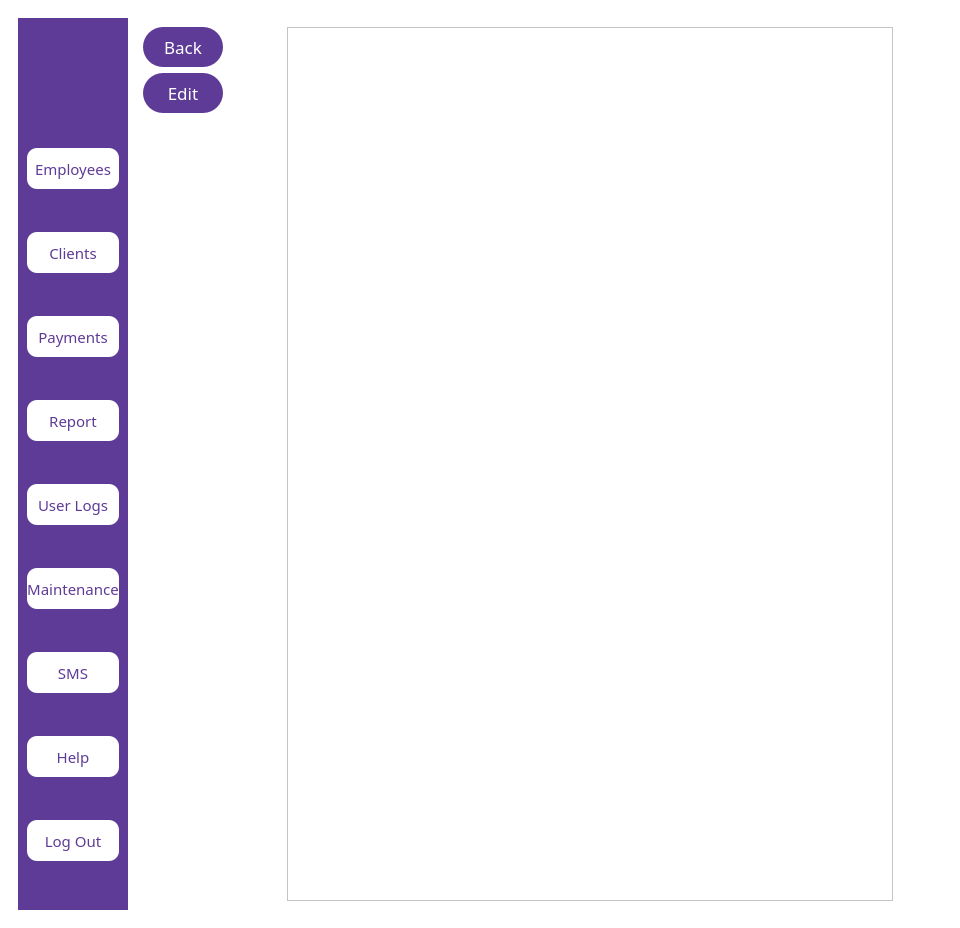
<?xml version="1.0" encoding="UTF-8"?>
<ui version="4.0">
 <class>MainWindow</class>
 <widget class="QMainWindow" name="MainWindow">
  <property name="geometry">
   <rect>
    <x>0</x>
    <y>0</y>
    <width>960</width>
    <height>928</height>
   </rect>
  </property>
  <property name="windowTitle">
   <string>MainWindow</string>
  </property>
  <property name="styleSheet">
   <string notr="true">QMainWindow
{
background:white;
}</string>
  </property>
  <widget class="QWidget" name="centralwidget">
   <property name="styleSheet">
    <string notr="true">QWidget
{
background: white;
}</string>
   </property>
   <layout class="QVBoxLayout" name="verticalLayout">
    <item>
     <widget class="QWidget" name="widget" native="true">
      <layout class="QHBoxLayout" name="horizontalLayout">
       <item>
        <widget class="QWidget" name="widget_2" native="true">
         <property name="sizePolicy">
          <sizepolicy hsizetype="Fixed" vsizetype="Expanding">
           <horstretch>0</horstretch>
           <verstretch>0</verstretch>
          </sizepolicy>
         </property>
         <property name="styleSheet">
          <string notr="true">QWidget
{
background-color:#5e3b96;
}</string>
         </property>
         <layout class="QVBoxLayout" name="verticalLayout_2">
          <item>
           <widget class="QLabel" name="label">
            <property name="sizePolicy">
             <sizepolicy hsizetype="Fixed" vsizetype="Fixed">
              <horstretch>0</horstretch>
              <verstretch>0</verstretch>
             </sizepolicy>
            </property>
            <property name="maximumSize">
             <size>
              <width>121</width>
              <height>41</height>
             </size>
            </property>
            <property name="text">
             <string/>
            </property>
            <property name="pixmap">
             <pixmap>../../softeng-main/logos/logog.jpg</pixmap>
            </property>
            <property name="scaledContents">
             <bool>true</bool>
            </property>
           </widget>
          </item>
          <item>
           <widget class="QPushButton" name="employees">
            <property name="sizePolicy">
             <sizepolicy hsizetype="Fixed" vsizetype="Fixed">
              <horstretch>0</horstretch>
              <verstretch>0</verstretch>
             </sizepolicy>
            </property>
            <property name="maximumSize">
             <size>
              <width>121</width>
              <height>41</height>
             </size>
            </property>
            <property name="font">
             <font>
              <family>Arial Black</family>
              <pointsize>11</pointsize>
             </font>
            </property>
            <property name="styleSheet">
             <string notr="true">QPushButton
{
background-color:white ;
color:#5e3b96;
 border-radius:10px;
}</string>
            </property>
            <property name="text">
             <string>Employees</string>
            </property>
           </widget>
          </item>
          <item>
           <widget class="QPushButton" name="clients">
            <property name="sizePolicy">
             <sizepolicy hsizetype="Fixed" vsizetype="Fixed">
              <horstretch>0</horstretch>
              <verstretch>0</verstretch>
             </sizepolicy>
            </property>
            <property name="maximumSize">
             <size>
              <width>121</width>
              <height>41</height>
             </size>
            </property>
            <property name="font">
             <font>
              <family>Arial Black</family>
              <pointsize>11</pointsize>
             </font>
            </property>
            <property name="styleSheet">
             <string notr="true">QPushButton
{
background-color:white ;
color:#5e3b96;
 border-radius:10px;
}</string>
            </property>
            <property name="text">
             <string>Clients</string>
            </property>
           </widget>
          </item>
          <item>
           <widget class="QPushButton" name="payments">
            <property name="sizePolicy">
             <sizepolicy hsizetype="Fixed" vsizetype="Fixed">
              <horstretch>0</horstretch>
              <verstretch>0</verstretch>
             </sizepolicy>
            </property>
            <property name="maximumSize">
             <size>
              <width>121</width>
              <height>41</height>
             </size>
            </property>
            <property name="font">
             <font>
              <family>Arial Black</family>
              <pointsize>11</pointsize>
             </font>
            </property>
            <property name="styleSheet">
             <string notr="true">QPushButton
{
background-color:white ;
color:#5e3b96;
 border-radius:10px;
}</string>
            </property>
            <property name="text">
             <string>Payments</string>
            </property>
           </widget>
          </item>
          <item>
           <widget class="QPushButton" name="report">
            <property name="sizePolicy">
             <sizepolicy hsizetype="Fixed" vsizetype="Fixed">
              <horstretch>0</horstretch>
              <verstretch>0</verstretch>
             </sizepolicy>
            </property>
            <property name="maximumSize">
             <size>
              <width>121</width>
              <height>41</height>
             </size>
            </property>
            <property name="font">
             <font>
              <family>Arial Black</family>
              <pointsize>11</pointsize>
             </font>
            </property>
            <property name="styleSheet">
             <string notr="true">QPushButton
{
background-color:white ;
color:#5e3b96;
 border-radius:10px;
}</string>
            </property>
            <property name="text">
             <string>Report</string>
            </property>
           </widget>
          </item>
          <item>
           <widget class="QPushButton" name="userlogs">
            <property name="sizePolicy">
             <sizepolicy hsizetype="Fixed" vsizetype="Fixed">
              <horstretch>0</horstretch>
              <verstretch>0</verstretch>
             </sizepolicy>
            </property>
            <property name="maximumSize">
             <size>
              <width>121</width>
              <height>41</height>
             </size>
            </property>
            <property name="font">
             <font>
              <family>Arial Black</family>
              <pointsize>11</pointsize>
             </font>
            </property>
            <property name="styleSheet">
             <string notr="true">QPushButton
{
background-color:white ;
color:#5e3b96;
 border-radius:10px;
}</string>
            </property>
            <property name="text">
             <string>User Logs</string>
            </property>
           </widget>
          </item>
          <item>
           <widget class="QPushButton" name="maintenance">
            <property name="sizePolicy">
             <sizepolicy hsizetype="Fixed" vsizetype="Fixed">
              <horstretch>0</horstretch>
              <verstretch>0</verstretch>
             </sizepolicy>
            </property>
            <property name="maximumSize">
             <size>
              <width>121</width>
              <height>41</height>
             </size>
            </property>
            <property name="font">
             <font>
              <family>Arial Black</family>
              <pointsize>11</pointsize>
             </font>
            </property>
            <property name="styleSheet">
             <string notr="true">QPushButton
{
background-color:white ;
color:#5e3b96;
 border-radius:10px;
}</string>
            </property>
            <property name="text">
             <string>Maintenance</string>
            </property>
           </widget>
          </item>
          <item>
           <widget class="QPushButton" name="sms">
            <property name="sizePolicy">
             <sizepolicy hsizetype="Fixed" vsizetype="Fixed">
              <horstretch>0</horstretch>
              <verstretch>0</verstretch>
             </sizepolicy>
            </property>
            <property name="maximumSize">
             <size>
              <width>121</width>
              <height>41</height>
             </size>
            </property>
            <property name="font">
             <font>
              <family>Arial Black</family>
              <pointsize>11</pointsize>
             </font>
            </property>
            <property name="styleSheet">
             <string notr="true">QPushButton
{
background-color:white ;
color:#5e3b96;
 border-radius:10px;
}</string>
            </property>
            <property name="text">
             <string>SMS</string>
            </property>
           </widget>
          </item>
          <item>
           <widget class="QPushButton" name="help">
            <property name="sizePolicy">
             <sizepolicy hsizetype="Fixed" vsizetype="Fixed">
              <horstretch>0</horstretch>
              <verstretch>0</verstretch>
             </sizepolicy>
            </property>
            <property name="maximumSize">
             <size>
              <width>121</width>
              <height>41</height>
             </size>
            </property>
            <property name="font">
             <font>
              <family>Arial Black</family>
              <pointsize>11</pointsize>
             </font>
            </property>
            <property name="styleSheet">
             <string notr="true">QPushButton
{
background-color:white ;
color:#5e3b96;
 border-radius:10px;
}</string>
            </property>
            <property name="text">
             <string>Help</string>
            </property>
           </widget>
          </item>
          <item>
           <widget class="QPushButton" name="logout">
            <property name="sizePolicy">
             <sizepolicy hsizetype="Fixed" vsizetype="Fixed">
              <horstretch>0</horstretch>
              <verstretch>0</verstretch>
             </sizepolicy>
            </property>
            <property name="maximumSize">
             <size>
              <width>121</width>
              <height>41</height>
             </size>
            </property>
            <property name="font">
             <font>
              <family>Arial Black</family>
              <pointsize>11</pointsize>
             </font>
            </property>
            <property name="styleSheet">
             <string notr="true">QPushButton
{
background-color:white ;
color:#5e3b96;
 border-radius:10px;
}</string>
            </property>
            <property name="text">
             <string>Log Out</string>
            </property>
           </widget>
          </item>
         </layout>
        </widget>
       </item>
       <item>
        <widget class="QWidget" name="widget_4" native="true">
         <property name="sizePolicy">
          <sizepolicy hsizetype="Fixed" vsizetype="Preferred">
           <horstretch>0</horstretch>
           <verstretch>0</verstretch>
          </sizepolicy>
         </property>
         <property name="maximumSize">
          <size>
           <width>130</width>
           <height>16777215</height>
          </size>
         </property>
         <layout class="QVBoxLayout" name="verticalLayout_3">
          <item>
           <widget class="QPushButton" name="back">
            <property name="sizePolicy">
             <sizepolicy hsizetype="Preferred" vsizetype="Minimum">
              <horstretch>0</horstretch>
              <verstretch>0</verstretch>
             </sizepolicy>
            </property>
            <property name="minimumSize">
             <size>
              <width>80</width>
              <height>40</height>
             </size>
            </property>
            <property name="font">
             <font>
              <family>Arial Black</family>
              <pointsize>13</pointsize>
              <bold>false</bold>
             </font>
            </property>
            <property name="styleSheet">
             <string notr="true">QPushButton
{
background-color: #5e3b96;
color:white;
 border-radius:20px;
}</string>
            </property>
            <property name="text">
             <string>Back</string>
            </property>
           </widget>
          </item>
          <item>
           <widget class="QPushButton" name="edit">
            <property name="sizePolicy">
             <sizepolicy hsizetype="Preferred" vsizetype="Minimum">
              <horstretch>0</horstretch>
              <verstretch>0</verstretch>
             </sizepolicy>
            </property>
            <property name="minimumSize">
             <size>
              <width>80</width>
              <height>40</height>
             </size>
            </property>
            <property name="font">
             <font>
              <family>Arial Black</family>
              <pointsize>13</pointsize>
              <bold>false</bold>
             </font>
            </property>
            <property name="styleSheet">
             <string notr="true">QPushButton
{
background-color: #5e3b96;
color:white;
 border-radius:20px;
}</string>
            </property>
            <property name="text">
             <string>Edit</string>
            </property>
           </widget>
          </item>
          <item>
           <spacer name="verticalSpacer">
            <property name="orientation">
             <enum>Qt::Orientation::Vertical</enum>
            </property>
            <property name="sizeType">
             <enum>QSizePolicy::Policy::Expanding</enum>
            </property>
            <property name="sizeHint" stdset="0">
             <size>
              <width>20</width>
              <height>730</height>
             </size>
            </property>
           </spacer>
          </item>
         </layout>
        </widget>
       </item>
       <item>
        <spacer name="horizontalSpacer">
         <property name="orientation">
          <enum>Qt::Orientation::Horizontal</enum>
         </property>
         <property name="sizeType">
          <enum>QSizePolicy::Policy::Fixed</enum>
         </property>
         <property name="sizeHint" stdset="0">
          <size>
           <width>40</width>
           <height>20</height>
          </size>
         </property>
        </spacer>
       </item>
       <item>
        <widget class="QWidget" name="widget_3" native="true">
         <layout class="QHBoxLayout" name="horizontalLayout_2">
          <item>
           <widget class="QTableWidget" name="table">
            <property name="font">
             <font>
              <family>Arial Black</family>
              <pointsize>12</pointsize>
             </font>
            </property>
            <property name="styleSheet">
             <string notr="true">QTableWidget
{
color:#5e3b96;
}</string>
            </property>
           </widget>
          </item>
         </layout>
        </widget>
       </item>
       <item>
        <spacer name="horizontalSpacer_4">
         <property name="orientation">
          <enum>Qt::Orientation::Horizontal</enum>
         </property>
         <property name="sizeType">
          <enum>QSizePolicy::Policy::Fixed</enum>
         </property>
         <property name="sizeHint" stdset="0">
          <size>
           <width>40</width>
           <height>20</height>
          </size>
         </property>
        </spacer>
       </item>
      </layout>
     </widget>
    </item>
   </layout>
  </widget>
 </widget>
 <resources/>
 <connections/>
</ui>
